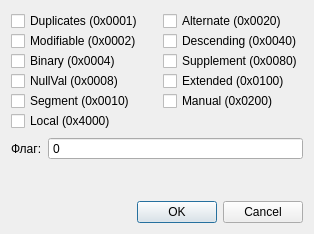
<?xml version="1.0" encoding="UTF-8"?>
<ui version="4.0">
 <class>FmtSegmentFlagsDlg</class>
 <widget class="QDialog" name="FmtSegmentFlagsDlg">
  <property name="geometry">
   <rect>
    <x>0</x>
    <y>0</y>
    <width>291</width>
    <height>234</height>
   </rect>
  </property>
  <property name="windowTitle">
   <string>Флаги сегмента</string>
  </property>
  <layout class="QVBoxLayout" name="verticalLayout_2">
   <item>
    <widget class="QWidget" name="checkContainer" native="true">
     <layout class="QVBoxLayout" name="verticalLayout">
      <property name="spacing">
       <number>0</number>
      </property>
      <property name="leftMargin">
       <number>0</number>
      </property>
      <property name="topMargin">
       <number>0</number>
      </property>
      <property name="rightMargin">
       <number>0</number>
      </property>
      <property name="bottomMargin">
       <number>0</number>
      </property>
      <item>
       <layout class="QFormLayout" name="formLayout">
        <property name="horizontalSpacing">
         <number>20</number>
        </property>
        <item row="0" column="0">
         <widget class="QCheckBox" name="checkDuplicates">
          <property name="text">
           <string>Duplicates (0x0001)</string>
          </property>
         </widget>
        </item>
        <item row="0" column="1">
         <widget class="QCheckBox" name="checkAlternate">
          <property name="text">
           <string>Alternate (0x0020)</string>
          </property>
         </widget>
        </item>
        <item row="1" column="0">
         <widget class="QCheckBox" name="checkModifiable">
          <property name="text">
           <string>Modifiable (0x0002)</string>
          </property>
         </widget>
        </item>
        <item row="1" column="1">
         <widget class="QCheckBox" name="checkDescending">
          <property name="text">
           <string>Descending (0x0040)</string>
          </property>
         </widget>
        </item>
        <item row="2" column="0">
         <widget class="QCheckBox" name="checkBinary">
          <property name="text">
           <string>Binary (0x0004)</string>
          </property>
         </widget>
        </item>
        <item row="2" column="1">
         <widget class="QCheckBox" name="checkSupplement">
          <property name="text">
           <string>Supplement (0x0080)</string>
          </property>
         </widget>
        </item>
        <item row="3" column="0">
         <widget class="QCheckBox" name="checkNullVal">
          <property name="text">
           <string>NullVal (0x0008)</string>
          </property>
         </widget>
        </item>
        <item row="3" column="1">
         <widget class="QCheckBox" name="checkExtended">
          <property name="text">
           <string>Extended (0x0100)</string>
          </property>
         </widget>
        </item>
        <item row="4" column="0">
         <widget class="QCheckBox" name="checkSegment">
          <property name="text">
           <string>Segment (0x0010)</string>
          </property>
         </widget>
        </item>
        <item row="4" column="1">
         <widget class="QCheckBox" name="checkManual">
          <property name="text">
           <string>Manual (0x0200)</string>
          </property>
         </widget>
        </item>
        <item row="5" column="0">
         <widget class="QCheckBox" name="checkLocal">
          <property name="text">
           <string>Local (0x4000)</string>
          </property>
         </widget>
        </item>
       </layout>
      </item>
     </layout>
    </widget>
   </item>
   <item>
    <layout class="QHBoxLayout" name="horizontalLayout" stretch="0,1">
     <item>
      <widget class="QLabel" name="label">
       <property name="text">
        <string>Флаг:</string>
       </property>
      </widget>
     </item>
     <item>
      <widget class="QSpinBox" name="spinFlags">
       <property name="wrapping">
        <bool>false</bool>
       </property>
       <property name="frame">
        <bool>true</bool>
       </property>
       <property name="readOnly">
        <bool>true</bool>
       </property>
       <property name="buttonSymbols">
        <enum>QAbstractSpinBox::NoButtons</enum>
       </property>
       <property name="maximum">
        <number>999999</number>
       </property>
      </widget>
     </item>
    </layout>
   </item>
   <item>
    <spacer name="verticalSpacer">
     <property name="orientation">
      <enum>Qt::Vertical</enum>
     </property>
     <property name="sizeHint" stdset="0">
      <size>
       <width>20</width>
       <height>16</height>
      </size>
     </property>
    </spacer>
   </item>
   <item>
    <widget class="QDialogButtonBox" name="buttonBox">
     <property name="orientation">
      <enum>Qt::Horizontal</enum>
     </property>
     <property name="standardButtons">
      <set>QDialogButtonBox::Cancel|QDialogButtonBox::Ok</set>
     </property>
    </widget>
   </item>
  </layout>
 </widget>
 <resources/>
 <connections>
  <connection>
   <sender>buttonBox</sender>
   <signal>accepted()</signal>
   <receiver>FmtSegmentFlagsDlg</receiver>
   <slot>accept()</slot>
   <hints>
    <hint type="sourcelabel">
     <x>248</x>
     <y>254</y>
    </hint>
    <hint type="destinationlabel">
     <x>157</x>
     <y>274</y>
    </hint>
   </hints>
  </connection>
  <connection>
   <sender>buttonBox</sender>
   <signal>rejected()</signal>
   <receiver>FmtSegmentFlagsDlg</receiver>
   <slot>reject()</slot>
   <hints>
    <hint type="sourcelabel">
     <x>316</x>
     <y>260</y>
    </hint>
    <hint type="destinationlabel">
     <x>286</x>
     <y>274</y>
    </hint>
   </hints>
  </connection>
 </connections>
</ui>
